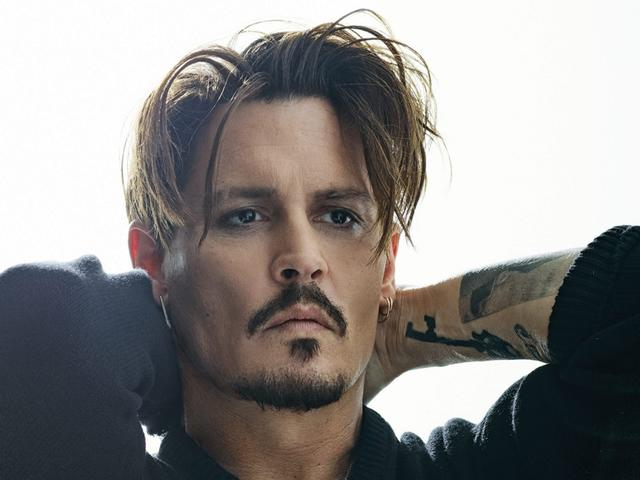
#> input picture OpenCV/Jhonny.jpg, 640 x 480 px
$ python cv2Test.py
#> lines starting #> are read from the running program, lines starting #| are printed output that depends on the picture
import cv2  #載入opencv 函式庫
import numpy as np

img = cv2.imread('Jhonny.jpg') #讀取影片由 img 接收
#> img is the input picture: shape (480, 640, 3); mean B, G, R 137.4, 139, 141.5

img = cv2.resize(img, (0,0), fx = 0.5, fy = 0.5) # → 圖片size 調整
#> img: shape (240, 320, 3)

gray = cv2.cvtColor(img, cv2.COLOR_BGR2GRAY)
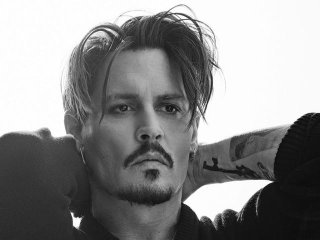
#> gray: shape (240, 320); min 11, max 255, mean 139.7

faceCascade = cv2.CascadeClassifier(cv2.data.haarcascades + 'haarcascade_frontalface_default.xml')

faceRect = faceCascade.detectMultiScale(gray, 1.1, 5)
#> faceRect = [[85, 59, 125, 125]]

print(len(faceRect))
#| 1

for (x, y, w, h) in faceRect:
    cv2.rectangle(img, (x,y), (x+w,y+h), (0, 255, 0), 2)
#> this loop made 1 pass
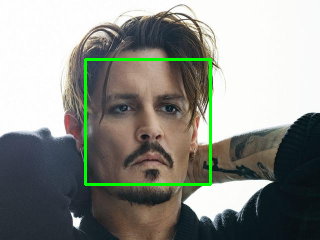
#> img: shape (240, 320, 3); mean B, G, R 135.6, 142.1, 139.4


cv2.imshow('My lovely picture',img)  #title,  picture 名稱
# cv2.imshow('gray',gray)
cv2.waitKey(0) # 0 → 等鍵盤按才關，單位毫秒


# [14 lines of commented-out code are left out]
